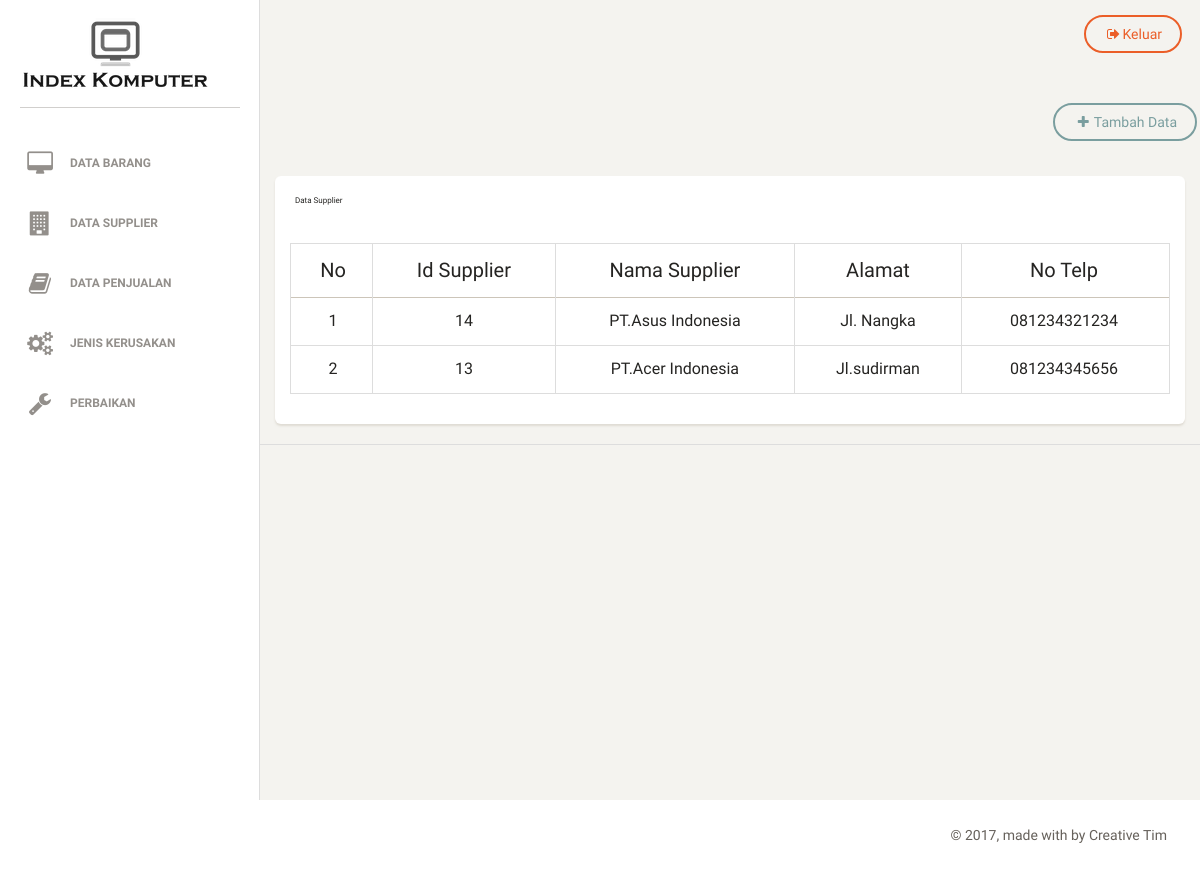
Page /index.php/supplier on the committed database.
### tables this page shows
CREATE TABLE `supplier` (
  `kode_supplier` int(255) NOT NULL,
  `nama_supplier` varchar(255) NOT NULL,
  `alamat` varchar(255) NOT NULL,
  `no_telp` varchar(255) NOT NULL
);

### application/controllers/Supplier.php (called while the page is built, shortened)
<?php
class Supplier extends CI_Controller
{
	function __construct()
	{
		$this->load->model('Supplier_model');
	}
	function index()
	{
		$data['Supplier']=$this->Supplier_model->ambil_data();
		$this->load->view('Supplier/Supplier_list',$data);
	}
}
 ?>

### index.php (called while the page is built, shortened)
<?php
require_once BASEPATH.'core/CodeIgniter.php';

### application/models/Supplier_model.php (called while the page is built, shortened)
<?php
class Supplier_model extends CI_Model
{
	public $nama_table 	='supplier';
	public $kode_supplier='kode_supplier';
	public $order 		='DESC';
	function ambil_data(){
		$this->db->order_by($this->kode_supplier,$this->order);
		return $this->db->get($this->nama_table)->result();
	}
}
 ?>

### application/views/Supplier/Supplier_list.php (the view, shortened to what this page needs)
<div class="row">
	<div class="col-md-12 text-right" style="margin-top:20px;margin-bottom:20px">
		<?php
		echo anchor(site_url("Supplier/tambah"),'<i class ="fa fa-plus"></i>Tambah Data','class="btn btn-primary"');?>
	</div>
</div>
<div class="content">
	<div class="container-fluid">
		<div class="row">
			<div class="col-md-12">
				<div class="card">
					<div class="header">
						<h4 class="title">Data Supplier</h4>
						<br>
					</div>
					<section class="content">
						<div class="row">
							<div class="col-xs-12">
								<div class="box">
									<div class="box-body">
										<table id="example1" class="table table-bordered table-hover">
											<thead>
												<tr>
													<th style="text-align:center; vertical-align:middle;">No</th>
													<th style="text-align:center; vertical-align:middle;">Id Supplier</th>
													<th style="text-align:center; vertical-align:middle;">Nama Supplier</th>
													<th style="text-align:center; vertical-align:middle;">Alamat</th>
													<th style="text-align:center; vertical-align:middle;">No Telp</th>
													</tr>
												</thead>
												<tbody>
													<?php foreach ($Supplier as $key => $value) {?>
														<tr>
															<td align="center" style="vertical-align:middle;"><?php echo $key+1; ?></td>
															<td align="center" style="vertical-align:middle;"><?php echo $value->kode_supplier; ?></td>
															<td align="center" style="vertical-align:middle;"><?php echo $value->nama_supplier; ?></td>
															<td align="center" style="vertical-align:middle;"><?php echo $value->alamat; ?></td>
															<td align="center" style="vertical-align:middle;"><?php echo $value->no_telp; ?></td>
															</tr>
															<?php } ?>
														</tbody>
													</table>
												</div>
								</div>
							</section>
						</div>
					</div>
				</div>
			</div>
		</div>

### rows in the picture
supplier: kode_supplier "14", nama_supplier "PT.Asus Indonesia", alamat "Jl. Nangka", no_telp "081234321234"
supplier: kode_supplier "13", nama_supplier "PT.Acer Indonesia", alamat "Jl.sudirman", no_telp "081234345656"
